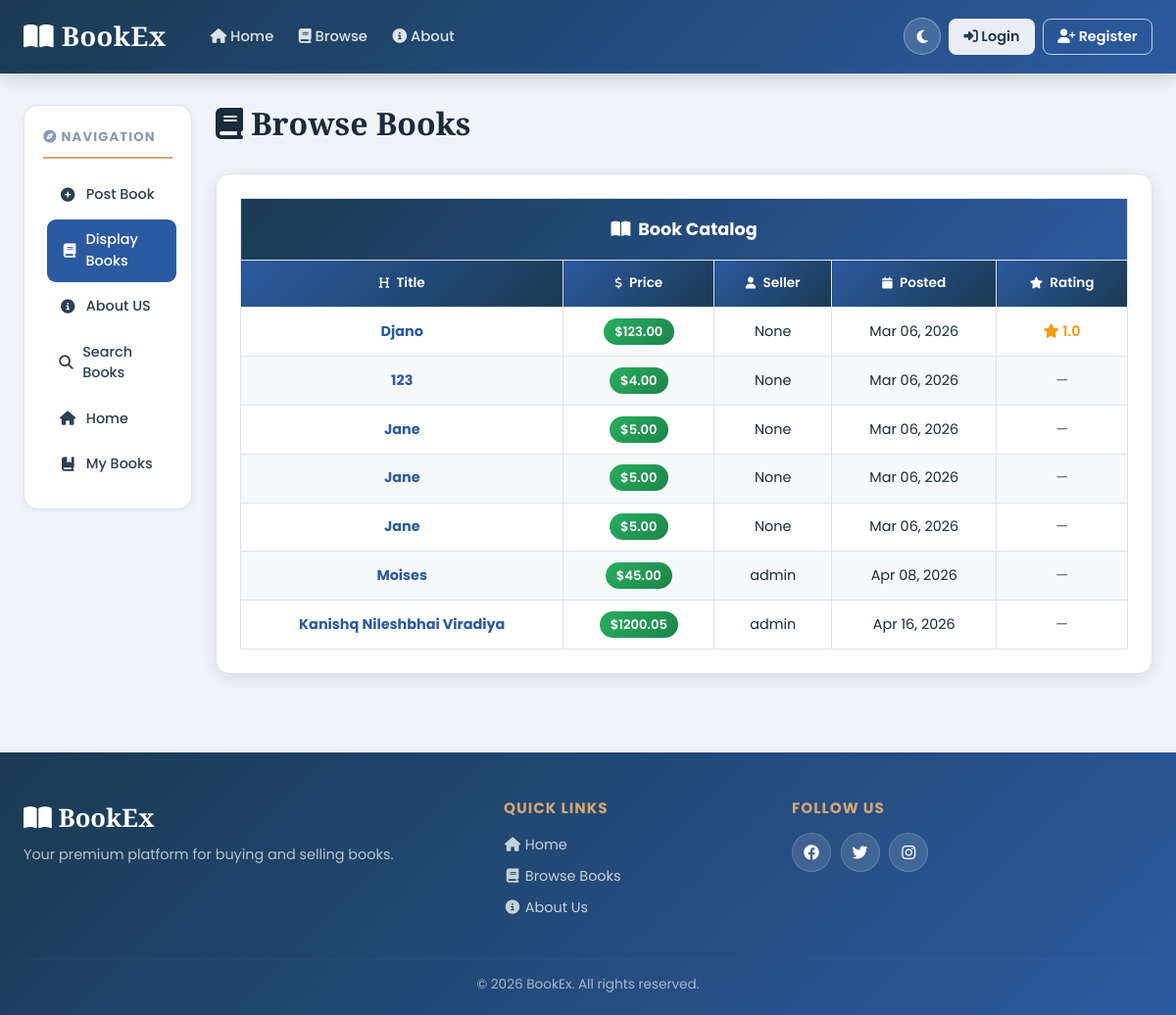
Page /displaybooks on the committed database.
### bookMng/models.py (models this page shows, shortened)
class MainMenu(models.Model):
    item = models.CharField(max_length=300, unique=True)
    link = models.CharField(max_length=300, unique=True)

class Book(models.Model):
    name = models.CharField(max_length=200)
    web = models.URLField(max_length=300)
    price = models.DecimalField(decimal_places=2, max_digits=8)
    publishdate = models.DateField(auto_now=True)
    picture = models.FileField(upload_to='bookEx/static/uploads')
    pic_path = models.CharField(max_length=300, editable=False, blank=True)
    username = models.ForeignKey(User, blank=True, null=True, on_delete=models.CASCADE)

### bookMng/views.py (the view)
# urls.py: path('displaybooks', views.displaybooks, name='displaybooks'),
def displaybooks(request):
    books = Book.objects.annotate(avg_rating=Avg("reviews__rating"))
    for b in books:
        b.pic_path = b.picture.url[14:]
    return render(request,
                  'bookMng/displaybooks.html',
                  {
                      'item_list': MainMenu.objects.all(),
                      'books': books
                  })

### bookEx/templates/bookMng/displaybooks.html (shortened to what this page needs)
{% extends "base.html" %}
{% load static %}
{% block sidenav %}{% include "bookMng/_sidenav.html" %}{% endblock sidenav %}
{% block content %}
<h1><i class="fas fa-book"></i> Browse Books</h1>
{% if books %}
<div class="table-container">
  <table class="professional-table">
    <thead>
      <tr class="table-title-row">
        <th colspan="{% if user.is_authenticated %}6{% else %}5{% endif %}">
          <i class="fas fa-book-open me-2"></i>Book Catalog
        </th>
      </tr>
      <tr>
        <th> Title</th>
        <th> Price</th>
        <th> Seller</th>
        <th> Posted</th>
        <th> Rating</th>
      </tr>
    </thead>
    <tbody>
      {% for book in books %}
      <tr>
        <td><a href="book_detail/{{ book.id }}"><strong>{{ book.name }}</strong></a></td>
        <td><span class="price-badge">${{ book.price }}</span></td>
        <td>{{ book.username }}</td>
        <td>{{ book.publishdate|date:"M d, Y" }}</td>
        <td>
          {% if book.avg_rating %}
          <span class="rating-stars">
            <i class="fas fa-star"></i> {{ book.avg_rating|floatformat:1 }}
          </span>
          {% else %}
          <span class="text-muted">—</span>
          {% endif %}
        </td>
      </tr>
      {% endfor %}
    </tbody>
  </table>
</div>
{% endif %}
{% endblock content %}

### bookEx/templates/bookMng/_sidenav.html
{% for item in item_list %}
<li class="nav-item">
    <a class="nav-link sidebar-link" href="{{ item.link }}">
        {% if item.link == "/" %}
        <i class="fas fa-home"></i>
        {% elif item.link == "/postbook" %}
        <i class="fas fa-plus-circle"></i>
        {% elif item.link == "/displaybooks" %}
        <i class="fas fa-book"></i>
        {% elif "aboutus" in item.link %}
        <i class="fas fa-info-circle"></i>
        {% elif "searchbooks" in item.link %}
        <i class="fas fa-search"></i>
        {% elif item.link == "/mybooks" %}
        <i class="fas fa-book-bookmark"></i>
        {% elif "inbox" in item.link %}
        <i class="fas fa-envelope"></i>
        {% else %}
        <i class="fas fa-link"></i>
        {% endif %}
        {{ item.item }}
    </a>
</li>
{% endfor %}

### bookEx/static/main.css (style rules this page uses)
:root { --brand-gradient: linear-gradient(135deg, #1a3a52 0%, #2c5aa0 100%); --brand-dark: #1a3a52; --brand-mid: #2c5aa0; --brand-gold: #d4a574; --bg-body: #f0f4f8; --bg-surface: #ffffff; --bg-surface-2: #f8f9fa; --text-primary: #1a2b3c; --text-secondary: #5a6a7a; --text-muted: #8a9ab0; --border-color: #dde3ea; --shadow-sm: 0 2px 8px rgba(0, 0, 0, .06); --shadow-md: 0 4px 18px rgba(0, 0, 0, .10); --shadow-lg: 0 8px 32px rgba(0, 0, 0, .14); --sidebar-bg: #ffffff; --sidebar-link: #2c3e50; --sidebar-hover: #eef2f7; --input-bg: #ffffff; --input-border: #ced4da; --input-focus: #2c5aa0; --nav-dropdown-bg: #1c3d5a; --cart-bg: var(--brand-gradient); --footer-bg: var(--brand-gradient); --footer-text: rgba(255, 255, 255, .85); }
*, *::before, *::after { box-sizing: border-box; margin: 0; padding: 0; }
html { scroll-behavior: smooth; }
body { font-family: 'Poppins', sans-serif; background-color: var(--bg-body); color: var(--text-primary); min-height: 100vh; display: flex; flex-direction: column; transition: background-color .3s ease, color .3s ease; }
.sidebar-link { color: var(--sidebar-link) !important; font-size: .9rem; font-weight: 500; padding: .65rem 1rem !important; border-radius: 9px; transition: all .25s ease; display: flex; align-items: center; gap: .6rem; }
.sidebar-link:hover, .sidebar-link.active { background: var(--brand-mid) !important; color: #fff !important; transform: translateX(4px); text-decoration: none; }
.sidebar-link i { width: 18px; text-align: center; }
.premium-content h1 { font-family: 'Playfair Display', serif; color: var(--text-primary); font-size: 2rem; margin-bottom: 1.5rem; font-weight: 700; }

### bookEx/static/table_format.css (style rules this page uses)
.table-container { max-width: 100%; margin: 2rem 0; background: var(--bg-surface); padding: 1.5rem; border-radius: 14px; box-shadow: var(--shadow-md); overflow-x: auto; border: 1px solid var(--border-color); }
.professional-table { width: 100%; border-collapse: collapse; font-family: 'Poppins', sans-serif; min-width: 560px; }
.professional-table th, .professional-table td { border: 1px solid var(--border-color); padding: .85rem 1rem; text-align: center; vertical-align: middle; transition: all .2s ease; }
.professional-table th { font-weight: 600; color: #fff; }
.professional-table .table-title-row th { background: linear-gradient(135deg, #1a3a52 0%, #2c5aa0 100%); color: #fff; font-size: 1.1rem; font-weight: 700; padding: 1.1rem; }
.professional-table thead tr:nth-child(2) th { background: linear-gradient(135deg, #2c5aa0 0%, #1a3a52 100%); color: #fff; font-size: .85rem; }
.professional-table tbody tr { transition: all .25s ease; }
.professional-table tbody tr:nth-child(odd) { background: var(--bg-surface); }
.professional-table tbody tr:nth-child(even) { background: var(--bg-surface-2); }
.professional-table tbody td { color: var(--text-primary); font-size: .9rem; }
.professional-table tbody td a { color: var(--brand-mid); text-decoration: none; font-weight: 500; transition: color .2s; }

### bookEx/templates/bookMng/displaybooks.html (style rules this page uses)
.price-badge { background: linear-gradient(135deg, #27ae60, #1e8449); color: #fff; padding: .25rem .7rem; border-radius: 20px; font-size: .82rem; font-weight: 600; }
.rating-stars { color: #f39c12; font-weight: 600; font-size: .9rem; }

### rows in the picture
MainMenu: link "/postbook" (drawn), item "Post Book"
MainMenu: link "/displaybooks" (drawn), item "Display Books"
MainMenu: link "/aboutus" (drawn), item "About US"
MainMenu: link "/searchbooks" (drawn), item "Search Books"
MainMenu: link "/" (drawn), item "Home"
MainMenu: link "/mybooks" (drawn), item "My Books"
Book: name "Djano", price "123.00", username "None", publishdate "Mar 06, 2026", avg_rating "1.0"
Book: name "123", price "4.00", username "None", publishdate "Mar 06, 2026"
Book: name "Jane", price "5.00", username "None", publishdate "Mar 06, 2026"
Book: name "Jane", price "5.00", username "None", publishdate "Mar 06, 2026"
Book: name "Jane", price "5.00", username "None", publishdate "Mar 06, 2026"
Book: name "Moises", price "45.00", username "admin", publishdate "Apr 08, 2026"
Book: name "Kanishq Nileshbhai Viradiya", price "1200.05", username "admin", publishdate "Apr 16, 2026"
